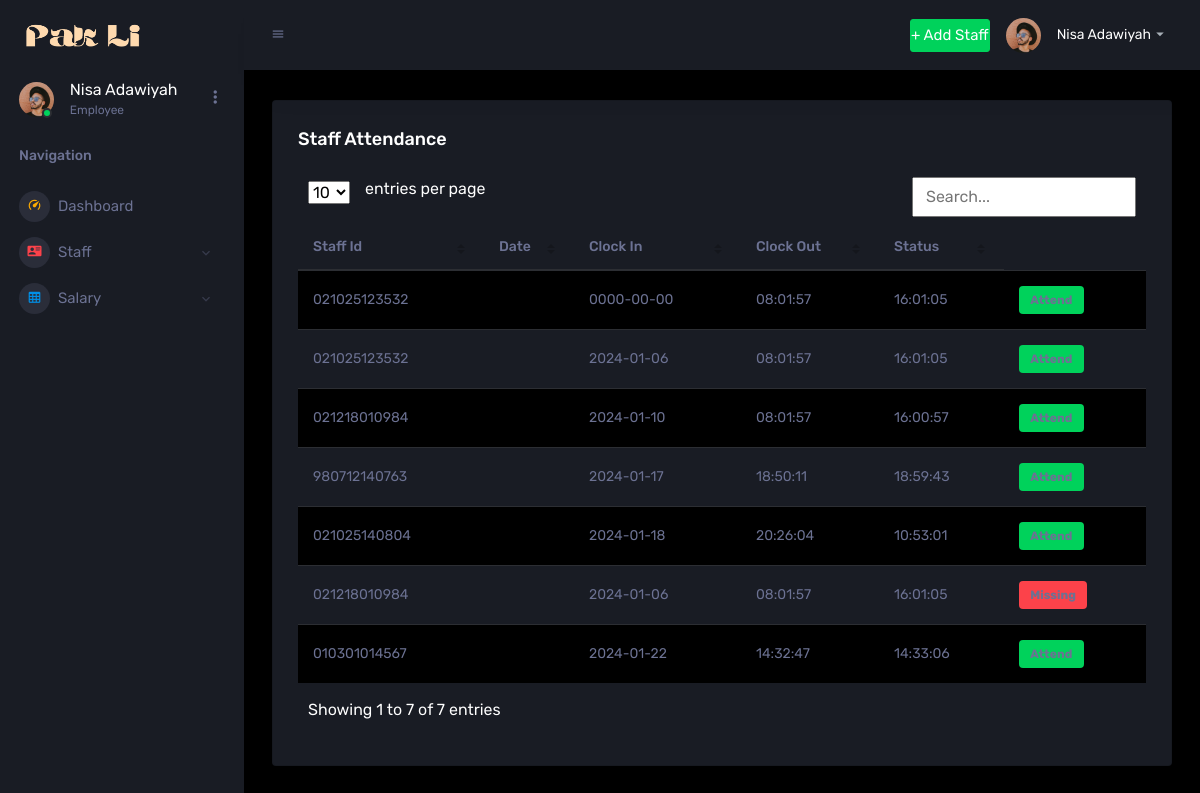
The page /pages/tables/listAttendance.php on the database its author committed.
### tables this page shows
CREATE TABLE `attendance` (
  `attendanceId` int(11) NOT NULL,
  `date` date DEFAULT NULL,
  `clockIn` time DEFAULT NULL,
  `clockOut` time DEFAULT NULL,
  `status` varchar(20) NOT NULL DEFAULT 'missing',
  `totalHours` double DEFAULT NULL,
  `totalSalary` double DEFAULT NULL,
  `staffId` varchar(12) DEFAULT NULL,
  `managerId` varchar(12) DEFAULT NULL,
  `payrollId` varchar(10) DEFAULT NULL
);

### pages/tables/listAttendance.php (the view, shortened to what this page needs)
<?php
require('../../config/database.php');
$sql = "SELECT staffId, date,clockIn,clockOut,status FROM attendance";
$result = mysqli_query($con, $sql);
?>
<!DOCTYPE html>
<html lang="en">
  <head>
    <link rel="stylesheet" href="../../assets/vendors/mdi/css/materialdesignicons.min.css">
    <link rel="stylesheet" href="../../assets/vendors/css/vendor.bundle.base.css">
    <link rel="stylesheet" href="../../assets/css/style.css">
    <link rel="stylesheet" href="../../assets/vendors/simple-datatables/style.css">
  </head>
  <body>
    <div class="container-scroller">
      <nav class="sidebar sidebar-offcanvas" id="sidebar">
        <div class="sidebar-brand-wrapper d-none d-lg-flex align-items-center justify-content-center fixed-top">
          <a class="sidebar-brand brand-logo" href="index.html"><img src="../../assets/images/logo.png" alt="logo" /></a>
        </div>
        <ul class="nav">
          <?php include "../../include/sidebar.php";?>
        </ul>
      </nav>
      <div class="container-fluid page-body-wrapper">
        <?php include "../../include/navbar.php";?>
        <div class="main-panel">
          <div class="content-wrapper">
            <div class="row">
              <div class="col-lg-12 grid-margin stretch-card">
                <div class="card">
                  <div class="card-body">
                    <h4 class="card-title">Staff Attendance </h4>
                      <div class="table-responsive">
                        <table class="table table-striped" id="table1">
                            <thead>
                            <tr>
                                <th> Staff Id </th>
                                <th> Date </th>
                                <th> Clock In </th>
                                <th> Clock Out  </th>
                                <th> Status </th>
                            </tr>
                            </thead>
                            <tbody>
                            <?php while ($row = $result->fetch_array(MYSQLI_BOTH)) { ?>
                                <tr>
                                    <td> <?php echo $row['staffId']; ?> </td>
                                    <td> <?php echo $row['position']; ?> </td>
                                    <td> <?php echo $row['date']; ?> </td>
                                    <td> <?php echo $row['clockIn']; ?> </td>
                                    <td> <?php echo $row['clockOut']; ?> </td>
                                    <td>
                                        <?php if($row['status'] == 'attend'){ ?>
                                            <span class="badge bg-success"><b>Attend</b></span>
                                        <?php } else { ?>
                                            <span class="badge bg-danger"><b>Missing</b></span>
                                        <?php } ?>
                                    </td>
                                </tr>
                            <?php } ?>
                            </tbody>
                        </table>
                    </div>
                  </div>
                </div>
              </div>
            </div>
          </div>
        </div>
      </div>
    </div>
  </body>
</html>

### rows shown on the page
attendance: staffId "021025123532", date "0000-00-00", clockIn "08:01:57", clockOut "16:01:05"
attendance: staffId "021025123532", date "2024-01-06", clockIn "08:01:57", clockOut "16:01:05"
attendance: staffId "021218010984", date "2024-01-10", clockIn "08:01:57", clockOut "16:00:57"
attendance: staffId "980712140763", date "2024-01-17", clockIn "18:50:11", clockOut "18:59:43"
attendance: staffId "021025140804", date "2024-01-18", clockIn "20:26:04", clockOut "10:53:01"
attendance: staffId "021218010984", date "2024-01-06", clockIn "08:01:57", clockOut "16:01:05"
attendance: staffId "010301014567", date "2024-01-22", clockIn "14:32:47", clockOut "14:33:06"
